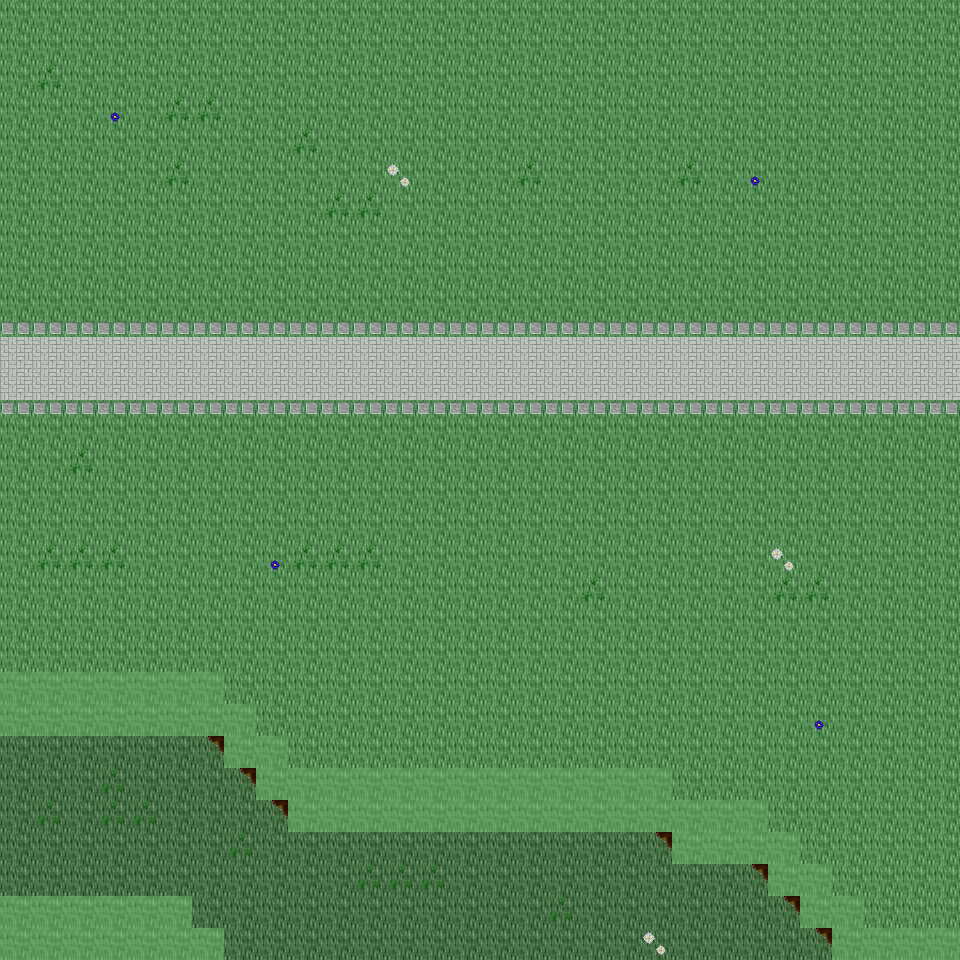

The image is a tile-based game level rendered from a .tmx file. Its description and source (layers, tilesets, objects; grid data summarised) follow:
An orthogonal 30x30 tile map with 32x32 px tiles, 6 tile layers (Ground, Object, Object2, Above, ...), 24 tilesets and 3 objects (3x mapExit).

<map version="1.0" orientation="orthogonal" renderorder="right-down" width="30" height="30" tilewidth="32" tileheight="32" nextobjectid="4">
  <tileset firstgid="1" name="tileset_ground_ground" tilewidth="32" tileheight="32" tilecount="33" columns="3">
    <image source="../drawable/tileset_ground_ground.png" width="96" height="352" />
  </tileset>
  <tileset firstgid="34" name="tileset_ground_ridge_earth_dark" tilewidth="32" tileheight="32" tilecount="96" columns="12">
    <image source="../drawable/tileset_ground_ridge_earth_dark.png" width="384" height="256" />
  </tileset>
  <tileset firstgid="130" name="tileset_plant_grasses" tilewidth="32" tileheight="32" tilecount="6" columns="3">
    <image source="../drawable/tileset_plant_grasses.png" width="96" height="64" />
  </tileset>
  <tileset firstgid="136" name="tileset_ground_grass_edges" tilewidth="32" tileheight="32" tilecount="36" columns="12">
    <image source="../drawable/tileset_ground_grass_edges.png" width="384" height="96" />
  </tileset>
  <tileset firstgid="172" name="tileset_ground_rock_pebbles" tilewidth="32" tileheight="32" tilecount="3" columns="1">
    <image source="../drawable/tileset_ground_rock_pebbles.png" width="32" height="96" />
  </tileset>
  <tileset firstgid="175" name="tileset_plant_flower_daisy_blue" tilewidth="32" tileheight="32" tilecount="8" columns="2">
    <image source="../drawable/tileset_plant_flower_daisy_blue.png" width="64" height="128" />
  </tileset>
  <tileset firstgid="183" name="tileset_plant_flower_daisy_white" tilewidth="32" tileheight="32" tilecount="8" columns="2">
    <image source="../drawable/tileset_plant_flower_daisy_white.png" width="64" height="128" />
  </tileset>
  <tileset firstgid="191" name="tileset_ground_cobbled_paving" tilewidth="32" tileheight="32" tilecount="1" columns="1">
    <image source="../drawable/tileset_ground_cobbled_paving.png" width="32" height="32" />
  </tileset>
  <tileset firstgid="192" name="tileset_item_pot_dark_barrel" tilewidth="32" tileheight="32" tilecount="2" columns="1">
    <image source="../drawable/tileset_item_pot_dark_barrel.png" width="32" height="64" />
  </tileset>
  <tileset firstgid="194" name="tileset_item_statue_green_stone" tilewidth="32" tileheight="32" tilecount="12" columns="4">
    <image source="../drawable/tileset_item_statue_green_stone.png" width="128" height="96" />
  </tileset>
  <tileset firstgid="206" name="tileset_logic_creature_orc" tilewidth="32" tileheight="32" tilecount="6" columns="6">
    <image source="../drawable/tileset_logic_creature_orc.png" width="192" height="32" />
  </tileset>
  <tileset firstgid="212" name="tileset_logic_creature_gnome" tilewidth="32" tileheight="32" tilecount="6" columns="6">
    <image source="../drawable/tileset_logic_creature_gnome.png" width="192" height="32" />
  </tileset>
  <tileset firstgid="218" name="tileset_logic_creature_animal" tilewidth="32" tileheight="32" tilecount="32" columns="8">
    <image source="../drawable/tileset_logic_creature_animal.png" width="256" height="128" />
  </tileset>
  <tileset firstgid="250" name="tileset_logic_item_sign" tilewidth="32" tileheight="32" tilecount="1" columns="1">
    <image source="../drawable/tileset_logic_item_sign.png" width="32" height="32" />
  </tileset>
  <tileset firstgid="251" name="tileset_logic_collision" tilewidth="32" tileheight="32" tilecount="1" columns="1">
    <image source="../drawable/tileset_logic_collision.png" width="32" height="32" />
  </tileset>
  <tileset firstgid="252" name="tileset_logic_portal" tilewidth="32" tileheight="32" tilecount="24" columns="8">
    <image source="../drawable/tileset_logic_portal.png" width="256" height="96" />
  </tileset>
  <tileset firstgid="276" name="tileset_ground_pothole" tilewidth="32" tileheight="32" tilecount="4" columns="4">
    <image source="../drawable/tileset_ground_pothole.png" width="128" height="32" />
  </tileset>
  <tileset firstgid="280" name="tileset_object_suspension_bridge" tilewidth="32" tileheight="32" tilecount="24" columns="3">
    <image source="../drawable/tileset_object_suspension_bridge.png" width="96" height="256" />
  </tileset>
  <tileset firstgid="304" name="tileset_item_corpse_huge_animal" tilewidth="32" tileheight="32" tilecount="16" columns="2">
    <image source="../drawable/tileset_item_corpse_huge_animal.png" width="64" height="256" />
  </tileset>
  <tileset firstgid="320" name="tileset_ground_green_paving" tilewidth="32" tileheight="32" tilecount="18" columns="3">
    <image source="../drawable/tileset_ground_green_paving.png" width="96" height="192" />
  </tileset>
  <tileset firstgid="338" name="tileset_logic_protection" tilewidth="32" tileheight="32" tilecount="2" columns="2">
    <image source="../drawable/tileset_logic_protection.png" width="64" height="32" />
  </tileset>
  <tileset firstgid="340" name="tileset_building_chimney_smoke" tilewidth="32" tileheight="32" tilecount="40" columns="4">
    <image source="../drawable/tileset_building_chimney_smoke.png" width="128" height="320" />
  </tileset>
  <tileset firstgid="380" name="tileset_building_huts" tilewidth="32" tileheight="32" tilecount="338" columns="26">
    <image source="../drawable/tileset_building_huts.png" width="832" height="416" />
  </tileset>
  <tileset firstgid="718" name="tileset_light_door_light" tilewidth="32" tileheight="32" tilecount="12" columns="3">
    <image source="../drawable/tileset_light_door_light.png" width="96" height="128" />
  </tileset>
  <layer name="Ground" width="30" height="30">
    <data>[900 cells, 900 non-empty, 4 distinct tile ids]</data>
  </layer>
  <layer name="Object" width="30" height="30">
    <data>[900 cells, 172 non-empty, 12 distinct tile ids]</data>
  </layer>
  <layer name="Object2" width="30" height="30">
    <data>[900 cells, 0 non-empty, 0 distinct tile ids]</data>
  </layer>
  <layer name="Above" width="30" height="30">
    <data>[900 cells, 0 non-empty, 0 distinct tile ids]</data>
  </layer>
  <layer name="Above2" width="30" height="30">
    <data>[900 cells, 0 non-empty, 0 distinct tile ids]</data>
  </layer>
  <layer name="Walkable" width="30" height="30">
    <data>[900 cells, 70 non-empty, 1 distinct tile ids]</data>
  </layer>
  <objectgroup name="MapEvents">
    <object id="1" name="north" type="mapExit" x="0" y="0" width="960" height="32">
      <properties>
        <property name="map" value="level_0_x187_y26" />
        <property name="x" value="0" />
        <property name="y" value="28" />
      </properties>
    </object>
    <object id="2" name="south" type="mapExit" x="224" y="928" width="608" height="32">
      <properties>
        <property name="map" value="level_0_x187_y28" />
        <property name="x" value="7" />
        <property name="y" value="1" />
      </properties>
    </object>
    <object id="3" name="east" type="mapExit" x="928" y="0" width="32" height="928">
      <properties>
        <property name="map" value="level_0_x188_y27" />
        <property name="x" value="1" />
        <property name="y" value="0" />
      </properties>
    </object>
  </objectgroup>
</map>
